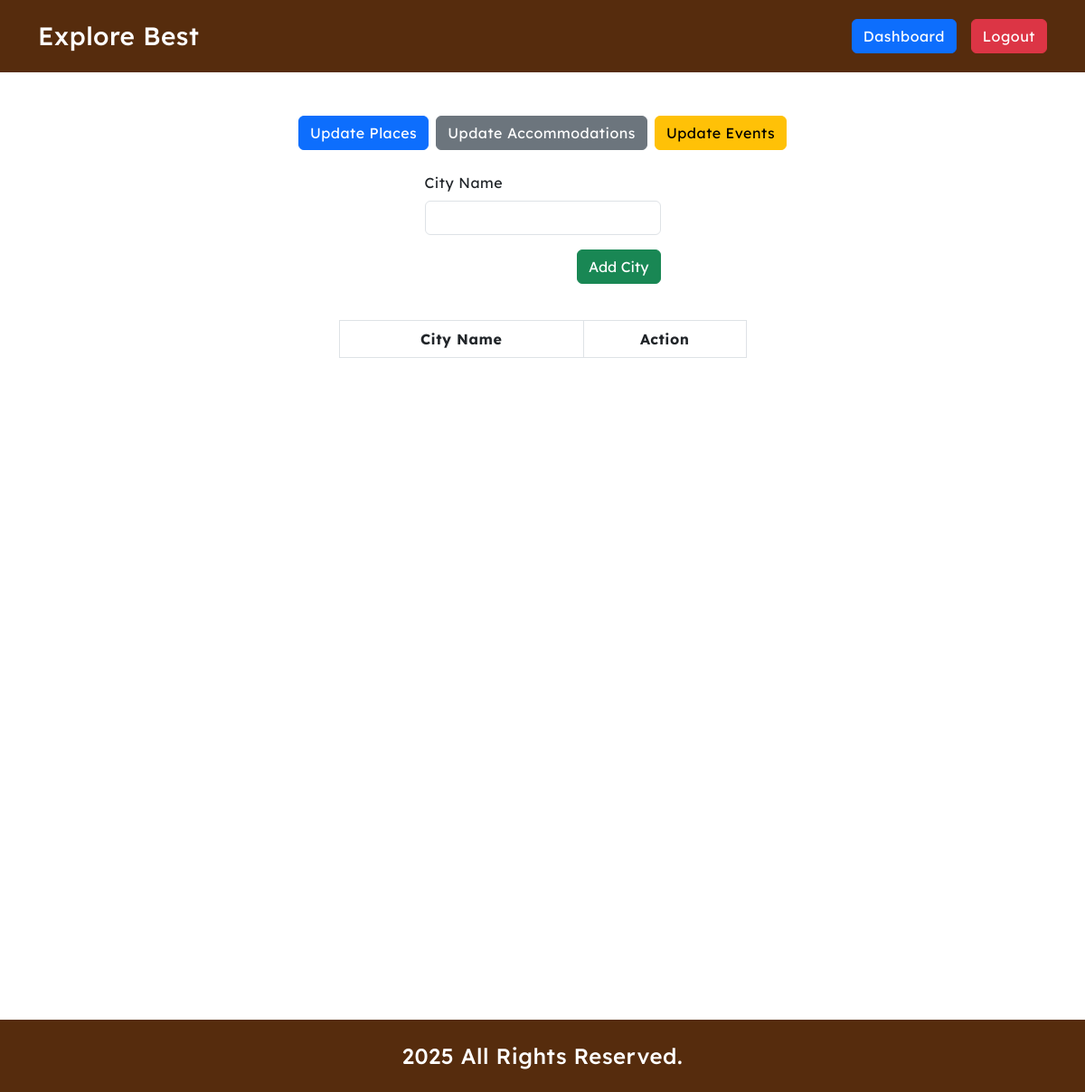
Before: /adminDashboard.php (signed in) with the older database file.
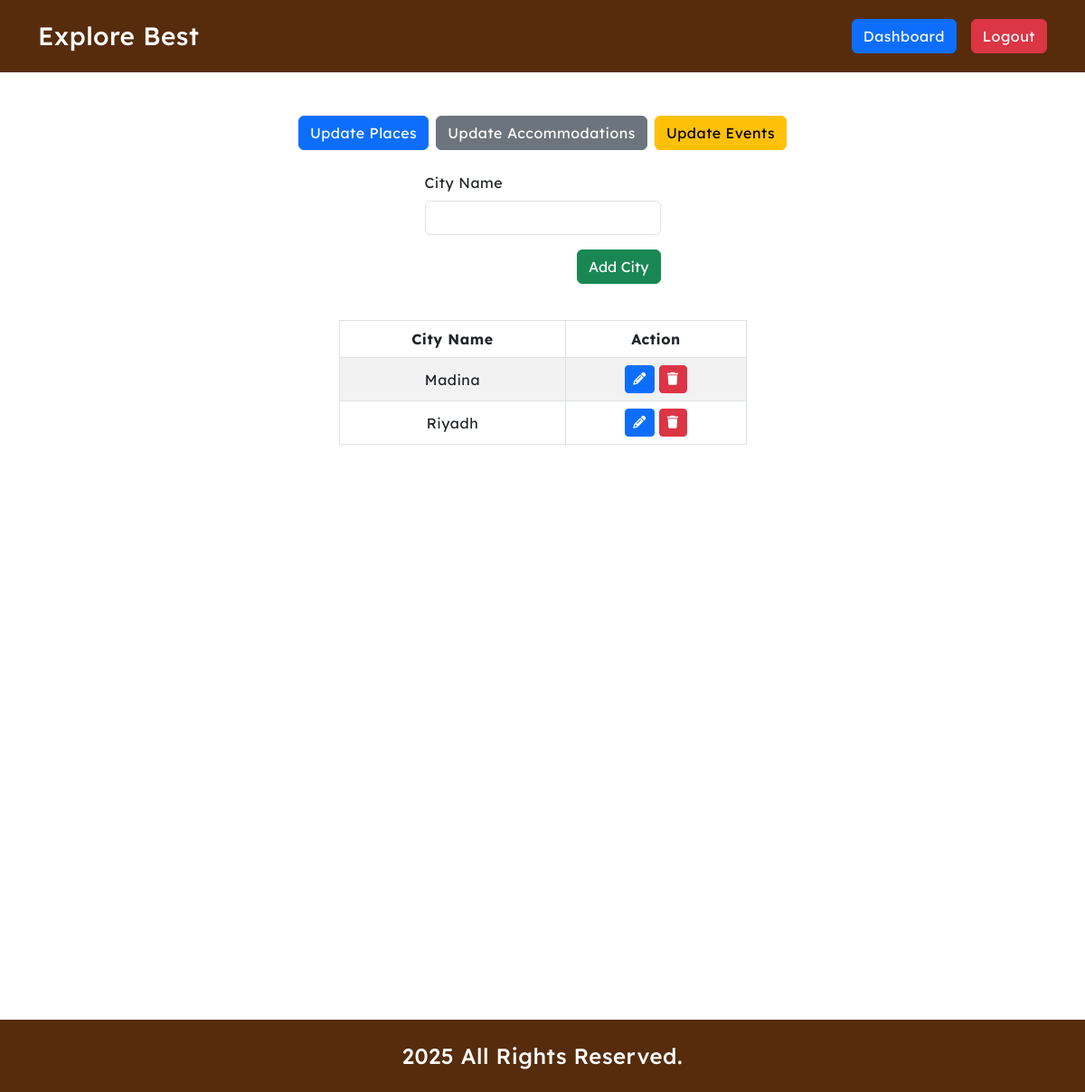
After: the same page with the newer database file.
### tables this page shows
CREATE TABLE `cities` (
  `id` int(11) NOT NULL,
  `city_name` varchar(255) NOT NULL
);

### adminDashboard.php (the view, shortened to what this page needs)
<?php
require_once 'core/database.php';
?>
<!DOCTYPE html>
<html lang="en">
<head>
    <?php include_once "includes/external_css.php"; ?>
</head>
<body id="adminDashboard">
    <?php include_once "includes/header.php"; ?>
    <main>
        <div class="container my-5">
            <div class="row">
                <div class="col-12">
                    <div class="btn_wrapper d-flex justify-content-center gap-2">
                        <a href="./admin/places.php" class="btn btn-primary">Update Places</a>
                        <a href="./admin/accommodation.php" class="btn btn-secondary">Update Accommodations</a>
                        <a href="./admin/events.php" class="btn btn-warning">Update Events</a>
                    </div>
                </div>
            </div>
            <form id="add_city_form" class="city_form my-4">
                <div class="row">
                    <div class="col-12 col-md-3 mx-auto">
                        <div class="row">
                            <div class="col-12 mx-auto mb-3">
                                <div class="form-group">
                                    <label for="city_name" class="form-label">City Name</label>
                                    <input type="text" name="city_name" id="city_name" class="form-control" required>
                                </div>
                            </div>
                            <div class="col-12 mb-3">
                                <div class="form-group d-flex justify-content-end">
                                    <button type="submit" class="btn btn-success">Add City</button>
                                </div>
                            </div>
                        </div>
                    </div>
                </div>
            </form>
            <div class="row">
                <div class="col-12 col-md-5 mx-auto">
                    <table id="cities"
                        class="table table-bordered table-striped table-responsive text-center align-middle">
                        <thead>
                            <tr>
                                <th class="text-center">City Name</th>
                                <th class="text-center">Action</th>
                            </tr>
                        </thead>
                        <tbody>
                            <?php
                            $cities_Q = $db->query("CALL `get_cities`()");
                            if ($cities_Q->num_rows > 0):
                                while ($city = $cities_Q->fetch_object()): ?>
                                    <tr>
                                        <td><?= $city->city_name ?></td>
                                        <td>
                                            <a href="#!" data-id="<?= $city->id ?>" data-city="<?= $city->city_name ?>"
                                                class="btn btn-sm btn-primary btn-upd-city"><i class="fas fa-pencil"></i></a>
                                            <a href="#!" data-id="<?= $city->id ?>" data-table="cities" data-msg="City"
                                                class="btn btn-sm btn-danger btn-del"><i class="fas fa-trash"></i></a>
                                        </td>
                                    </tr>
                                    <?php
                                endwhile;
                            endif;
                            ?>
                        </tbody>
                    </table>
                </div>
            </div>
        </div>
    </main>
    <?php include_once "includes/footer.php"; ?>
</body>
</html>

Changed rows visible on the page:
added cities: city_name "Madina"
added cities: city_name "Riyadh"
